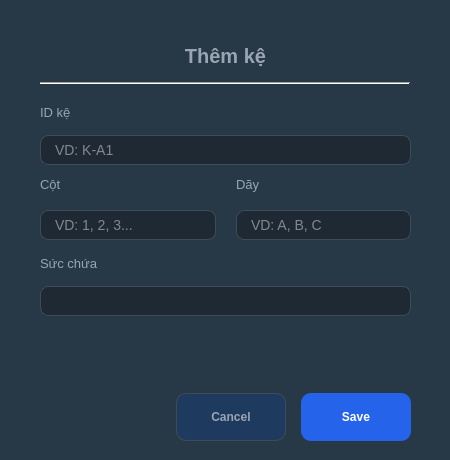
<?xml version="1.0" encoding="UTF-8"?>
<ui version="4.0">
 <class>dlg_add_shelf</class>
 <widget class="QDialog" name="dlg_add_shelf">
  <property name="windowModality">
   <enum>Qt::ApplicationModal</enum>
  </property>
  <property name="geometry">
   <rect>
    <x>0</x>
    <y>0</y>
    <width>450</width>
    <height>460</height>
   </rect>
  </property>
  <property name="minimumSize">
   <size>
    <width>450</width>
    <height>460</height>
   </size>
  </property>
  <property name="maximumSize">
   <size>
    <width>450</width>
    <height>460</height>
   </size>
  </property>
  <property name="windowTitle">
   <string>Thêm kệ mới</string>
  </property>
  <property name="styleSheet">
   <string notr="true">
    QDialog { background-color: rgb(39, 57, 71); }
    QLabel { color: #9AA5B1; font-weight: normal; font-size: 13px; }
    QLineEdit {
        background-color: #1F2933 ;
        border: 1px solid #3E4C59;
        border-radius: 8px;
        padding-left: 12px;
        color: #E4E7EB;
        font-size: 14px;
    }
    QLineEdit:focus { border: 1px solid #2563EB; background-color: #1F2933; }
   </string>
  </property>
  <widget class="QLabel" name="lbl_title">
   <property name="geometry">
    <rect>
     <x>40</x>
     <y>30</y>
     <width>371</width>
     <height>51</height>
    </rect>
   </property>
   <property name="styleSheet">
    <string notr="true">font-size: 20px; color: #9AA5B1; font-weight: bold;</string>
   </property>
   <property name="text">
    <string>Thêm kệ</string>
   </property>
   <property name="alignment">
    <set>Qt::AlignCenter</set>
   </property>
  </widget>
  <widget class="Line" name="line_header">
   <property name="geometry">
    <rect>
     <x>40</x>
     <y>75</y>
     <width>370</width>
     <height>16</height>
    </rect>
   </property>
   <property name="styleSheet">
    <string notr="true">color: #9AA5B1;</string>
   </property>
   <property name="orientation">
    <enum>Qt::Horizontal</enum>
   </property>
  </widget>
  <widget class="QWidget" name="layoutWidget_buttons">
   <property name="geometry">
    <rect>
     <x>40</x>
     <y>390</y>
     <width>371</width>
     <height>55</height>
    </rect>
   </property>
   <layout class="QHBoxLayout" name="layout_actions">
    <property name="spacing">
     <number>15</number>
    </property>
    <item>
     <spacer name="spacer_h">
      <property name="orientation">
       <enum>Qt::Horizontal</enum>
      </property>
      <property name="sizeHint" stdset="0">
       <size>
        <width>40</width>
        <height>20</height>
       </size>
      </property>
     </spacer>
    </item>
    <item>
     <widget class="QPushButton" name="btn_secondary">
      <property name="minimumSize">
       <size>
        <width>110</width>
        <height>48</height>
       </size>
      </property>
      <property name="styleSheet">
       <string notr="true">background-color: rgb(30, 58, 95); color: #9AA5B1; border-radius: 10px; font-weight: bold; border: 1px solid #3E4C59;</string>
      </property>
      <property name="text">
       <string>Cancel</string>
      </property>
     </widget>
    </item>
    <item>
     <widget class="QPushButton" name="btn_primary">
      <property name="minimumSize">
       <size>
        <width>110</width>
        <height>48</height>
       </size>
      </property>
      <property name="styleSheet">
       <string notr="true">background-color: #2563EB; color: white; border-radius: 10px; font-weight: bold;</string>
      </property>
      <property name="text">
       <string>Save</string>
      </property>
     </widget>
    </item>
   </layout>
  </widget>
  <widget class="QWidget" name="layoutWidget">
   <property name="geometry">
    <rect>
     <x>40</x>
     <y>95</y>
     <width>371</width>
     <height>221</height>
    </rect>
   </property>
   <layout class="QVBoxLayout" name="verticalLayout_3">
    <item>
     <layout class="QVBoxLayout" name="verticalLayout">
      <item>
       <widget class="QLabel" name="lbl_id">
        <property name="text">
         <string>ID kệ</string>
        </property>
       </widget>
      </item>
      <item>
       <widget class="QLineEdit" name="txt_shelf_id">
        <property name="minimumSize">
         <size>
          <width>100</width>
          <height>30</height>
         </size>
        </property>
        <property name="placeholderText">
         <string>VD: K-A1</string>
        </property>
       </widget>
      </item>
     </layout>
    </item>
    <item>
     <layout class="QGridLayout" name="grid_row_col">
      <property name="horizontalSpacing">
       <number>20</number>
      </property>
      <property name="verticalSpacing">
       <number>12</number>
      </property>
      <item row="1" column="1">
       <widget class="QLabel" name="lbl_row">
        <property name="text">
         <string>Dãy</string>
        </property>
       </widget>
      </item>
      <item row="1" column="0">
       <widget class="QLabel" name="lbl_col">
        <property name="text">
         <string>Cột</string>
        </property>
       </widget>
      </item>
      <item row="5" column="0">
       <widget class="QLineEdit" name="txt_shelf_col">
        <property name="minimumSize">
         <size>
          <width>50</width>
          <height>30</height>
         </size>
        </property>
        <property name="placeholderText">
         <string>VD: 1, 2, 3...</string>
        </property>
       </widget>
      </item>
      <item row="5" column="1">
       <widget class="QLineEdit" name="txt_shelf_row">
        <property name="minimumSize">
         <size>
          <width>50</width>
          <height>30</height>
         </size>
        </property>
        <property name="placeholderText">
         <string>VD: A, B, C</string>
        </property>
       </widget>
      </item>
     </layout>
    </item>
    <item>
     <layout class="QVBoxLayout" name="verticalLayout_2">
      <item>
       <widget class="QLabel" name="lbl_capacity">
        <property name="text">
         <string>Sức chứa</string>
        </property>
       </widget>
      </item>
      <item>
       <widget class="QLineEdit" name="txt_shelf_capacity">
        <property name="minimumSize">
         <size>
          <width>100</width>
          <height>30</height>
         </size>
        </property>
        <property name="placeholderText">
         <string/>
        </property>
       </widget>
      </item>
     </layout>
    </item>
   </layout>
  </widget>
 </widget>
 <resources/>
 <connections/>
</ui>
